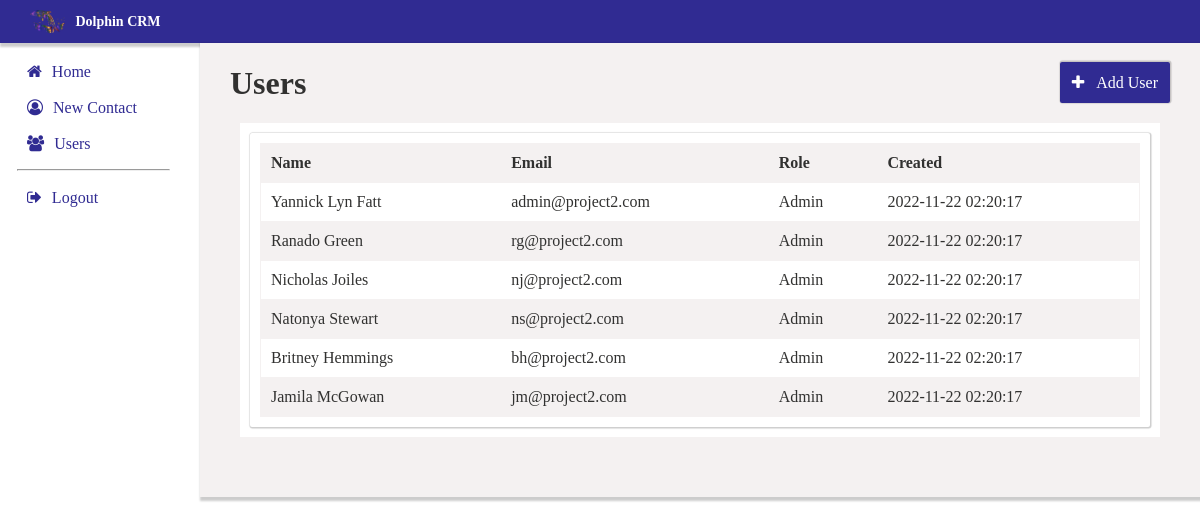
/users.php (signed in), run on the app's committed database.
### tables this page shows
CREATE TABLE `users` (
    `id` integer(15) NOT NULL auto_increment,
    `firstname` varchar(35) NOT NULL default '',
    `lastname` varchar(35) NOT NULL default '',
    `password` varchar(35) NOT NULL default '',
    `email` varchar(35) NOT NULL default '',
    `role` varchar(20) NOT NULL default '',
    `created_at` DATETIME DEFAULT CURRENT_TIMESTAMP,
    PRIMARY KEY  (`id`)
);

### usersload.php (the view)
<?php
$host = 'localhost';
$username = 'project2_user';
$password = 'password123';
$dbname = 'dolphin';
$conn = new PDO("mysql:host=$host;dbname=$dbname;charset=utf8mb4", $username, $password);
$stmt = $conn->query("SELECT * FROM users");
$results = $stmt->fetchAll(PDO::FETCH_ASSOC);
echo "<table>
    <tr>
    <th>Name</th>
    <th>Email</th>
    <th>Role</th>
    <th>Created</th>
    </tr>";
foreach ($results as $row)
echo"<tr>
    <td>" . $row['firstname'] .' '. $row['lastname'] . "</td>
    <td>" . $row['email'] . "</td>
    <td>" . $row['role'] . "</td>
    <td>" . $row['created_at'] . "</td>
    </tr>";
?>

### users.php (shortened to what this page needs)
<?php session_start();
	if(isset($_SESSION['id'])){
?>
<html>
	<head>
		<link rel="stylesheet" href="https://cdnjs.cloudflare.com/ajax/libs/font-awesome/4.7.0/css/font-awesome.min.css">
		<link rel="stylesheet" href="dashboard.css">
		</head>
	<body>
		<?php include 'header.php';?>
		<div class="container">
			<div class="back">
				<div class="buttons">
					<div><a href="dashboard.php"><i class="fa fa-home" aria-hidden="true"></i>Home</a></div>
					<div><a href="newcontact.php"><i class="fa fa-user-circle-o" aria-hidden="true"></i>New Contact</a></div>
					<div><a href="users.php"><i class="fa fa-users" aria-hidden="true"></i>Users</a></div>
					<hr>
					<div><a href="sure.php"><i class="fa fa-sign-out" aria-hidden="true"></i>Logout</a></div>
				</div>
			</div>
			<div class="background">
				<div class="records">
					<div class="top-button">
						<h1>Users</h1>
						<div><a href="newuser.php"><i class="fa fa-plus" aria-hidden="true"></i>Add User</a></div>
					</div>
					<div class="db">
						<div class="record2">
							<div class="tables">
								<div class="us">
									<?php include 'usersload.php';?>
								</div>
							</div>
						</div>
					</div>
				</div>
			</div>
		</div>
	</body>
</html>
<?php }
else{
	header('location:filler.php');
}?>

### header.php (shortened to what this page needs)
<html>
    <head>
	  	<link rel="stylesheet" href="header.css">
	</head>
	<body>
		<header>
			<img src="dolphin.png" alt="">
			<h1>Dolphin CRM</h1>
		</header>
    </body>
</html>

### dashboard.css (style rules this page uses)
.container { display: grid; grid-template-columns: 1fr 5fr; grid-template-areas: "header header" "buttons records"; }
body { margin: 0%; color: rgb(49, 49, 48); }
.background { background-color: rgb(244, 241, 241); padding-left: 30px; box-shadow: 2px 2px 2px 2px rgba(0,0,0,0.2); padding-right: 30px; padding-bottom: 50px; }
.back { padding-top: 10px; padding-left: 17px; padding-right: 30px; }
a { text-decoration: none; color:rgb(48, 43, 146); }
table tr:nth-child(odd) { background-color: rgb(244, 241, 241); }
.buttons i { padding: 10px; }
.record2 { background-color: white; }
.tables { padding: 10px; }
.top-button { display: flex; align-items: center; justify-content: space-between; }
.top-button a { border:none; color: white; width: fixed; border-radius: 2px; box-shadow: .5px -.5px 1px 1px rgba(0,0,0,0.2); background-color: rgb(48, 43, 146); padding: 12px; }
.top-button i { padding-right: 12px; }
table { border-collapse: collapse; width: 100%; }
table, td, th { text-align: left; padding: 10px; }
tr { border: 1px solid rgb(244, 241, 241); }
th { background-color: rgb(244, 241, 241); }
.db { padding: 10px; padding-top: 0; }
.us { padding: 10px; box-shadow: .5px .5px 1px 1px rgba(0,0,0,0.2); border-radius: 2px; }

### header.css (style rules this page uses)
header { display: flex; background-color: rgb(48, 43, 146); font-size: 7px; color: white; padding-left: 20px; box-shadow: 2px 2px 2px 2px rgba(0,0,0,0.2); align-items: center; }
header img { width: 3%; padding: 10px; }
body { margin: 0; padding: 0; }

### data on the page
users: firstname "Yannick", lastname "Lyn Fatt", email "admin@project2.com", role "Admin", created_at "2022-11-22 02:20:17"
users: firstname "Ranado", lastname "Green", email "rg@project2.com", role "Admin", created_at "2022-11-22 02:20:17"
users: firstname "Nicholas", lastname "Joiles", email "nj@project2.com", role "Admin", created_at "2022-11-22 02:20:17"
users: firstname "Natonya", lastname "Stewart", email "ns@project2.com", role "Admin", created_at "2022-11-22 02:20:17"
users: firstname "Britney", lastname "Hemmings", email "bh@project2.com", role "Admin", created_at "2022-11-22 02:20:17"
users: firstname "Jamila", lastname "McGowan", email "jm@project2.com", role "Admin", created_at "2022-11-22 02:20:17"
